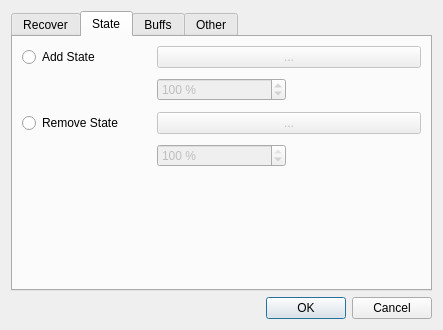
<?xml version="1.0" encoding="UTF-8"?>
<ui version="4.0">
 <class>ItemEffectDialog</class>
 <widget class="QDialog" name="ItemEffectDialog">
  <property name="geometry">
   <rect>
    <x>0</x>
    <y>0</y>
    <width>443</width>
    <height>330</height>
   </rect>
  </property>
  <property name="sizePolicy">
   <sizepolicy hsizetype="Preferred" vsizetype="Minimum">
    <horstretch>0</horstretch>
    <verstretch>0</verstretch>
   </sizepolicy>
  </property>
  <property name="windowTitle">
   <string>Effect</string>
  </property>
  <layout class="QVBoxLayout" name="verticalLayout_5">
   <item>
    <widget class="QTabWidget" name="tabWidget">
     <property name="currentIndex">
      <number>1</number>
     </property>
     <widget class="QWidget" name="recoverTab">
      <attribute name="title">
       <string>Recover</string>
      </attribute>
      <layout class="QVBoxLayout" name="verticalLayout">
       <item>
        <layout class="QGridLayout" name="gridLayout" columnstretch="1,1,1">
         <item row="3" column="2">
          <spacer name="horizontalSpacer_14">
           <property name="orientation">
            <enum>Qt::Orientation::Horizontal</enum>
           </property>
           <property name="sizeHint" stdset="0">
            <size>
             <width>40</width>
             <height>32</height>
            </size>
           </property>
          </spacer>
         </item>
         <item row="4" column="2">
          <spacer name="horizontalSpacer_13">
           <property name="orientation">
            <enum>Qt::Orientation::Horizontal</enum>
           </property>
           <property name="sizeHint" stdset="0">
            <size>
             <width>40</width>
             <height>32</height>
            </size>
           </property>
          </spacer>
         </item>
         <item row="2" column="2">
          <spacer name="horizontalSpacer_15">
           <property name="orientation">
            <enum>Qt::Orientation::Horizontal</enum>
           </property>
           <property name="sizeHint" stdset="0">
            <size>
             <width>40</width>
             <height>32</height>
            </size>
           </property>
          </spacer>
         </item>
         <item row="4" column="1">
          <widget class="QSpinBox" name="gainTPValueSpinBox">
           <property name="enabled">
            <bool>false</bool>
           </property>
           <property name="maximum">
            <number>100</number>
           </property>
          </widget>
         </item>
         <item row="4" column="0">
          <widget class="QRadioButton" name="gainTPRadioButton">
           <property name="text">
            <string>Gain TP</string>
           </property>
           <attribute name="buttonGroup">
            <string notr="true">radioGroup</string>
           </attribute>
          </widget>
         </item>
         <item row="1" column="0">
          <widget class="QLabel" name="label">
           <property name="text">
            <string>+</string>
           </property>
           <property name="alignment">
            <set>Qt::AlignmentFlag::AlignRight|Qt::AlignmentFlag::AlignTrailing|Qt::AlignmentFlag::AlignVCenter</set>
           </property>
          </widget>
         </item>
         <item row="2" column="1">
          <widget class="QSpinBox" name="recoverMPValue1SpinBox">
           <property name="enabled">
            <bool>false</bool>
           </property>
           <property name="suffix">
            <string> %</string>
           </property>
           <property name="maximum">
            <number>100</number>
           </property>
           <property name="value">
            <number>100</number>
           </property>
          </widget>
         </item>
         <item row="1" column="1">
          <widget class="QSpinBox" name="recoverHPValue2SpinBox">
           <property name="enabled">
            <bool>false</bool>
           </property>
           <property name="minimum">
            <number>-100000</number>
           </property>
           <property name="maximum">
            <number>100000</number>
           </property>
          </widget>
         </item>
         <item row="3" column="1">
          <widget class="QSpinBox" name="recoverMPValue2SpinBox">
           <property name="enabled">
            <bool>false</bool>
           </property>
           <property name="minimum">
            <number>-100000</number>
           </property>
           <property name="maximum">
            <number>100000</number>
           </property>
          </widget>
         </item>
         <item row="0" column="1">
          <widget class="QSpinBox" name="recoverHPValue1SpinBox">
           <property name="enabled">
            <bool>false</bool>
           </property>
           <property name="suffix">
            <string> %</string>
           </property>
           <property name="maximum">
            <number>100</number>
           </property>
           <property name="value">
            <number>100</number>
           </property>
          </widget>
         </item>
         <item row="1" column="2">
          <spacer name="horizontalSpacer_16">
           <property name="orientation">
            <enum>Qt::Orientation::Horizontal</enum>
           </property>
           <property name="sizeHint" stdset="0">
            <size>
             <width>40</width>
             <height>32</height>
            </size>
           </property>
          </spacer>
         </item>
         <item row="2" column="0">
          <widget class="QRadioButton" name="recoverMPRadioButton">
           <property name="text">
            <string>Recover MP</string>
           </property>
           <attribute name="buttonGroup">
            <string notr="true">radioGroup</string>
           </attribute>
          </widget>
         </item>
         <item row="3" column="0">
          <widget class="QLabel" name="label_2">
           <property name="text">
            <string>+</string>
           </property>
           <property name="alignment">
            <set>Qt::AlignmentFlag::AlignRight|Qt::AlignmentFlag::AlignTrailing|Qt::AlignmentFlag::AlignVCenter</set>
           </property>
          </widget>
         </item>
         <item row="0" column="0">
          <widget class="QRadioButton" name="recoverHPRadioButton">
           <property name="text">
            <string>Recover HP</string>
           </property>
           <property name="checked">
            <bool>true</bool>
           </property>
           <attribute name="buttonGroup">
            <string notr="true">radioGroup</string>
           </attribute>
          </widget>
         </item>
         <item row="0" column="2">
          <spacer name="horizontalSpacer_17">
           <property name="orientation">
            <enum>Qt::Orientation::Horizontal</enum>
           </property>
           <property name="sizeHint" stdset="0">
            <size>
             <width>40</width>
             <height>32</height>
            </size>
           </property>
          </spacer>
         </item>
         <item row="5" column="0">
          <spacer name="verticalSpacer_2">
           <property name="orientation">
            <enum>Qt::Orientation::Vertical</enum>
           </property>
           <property name="sizeHint" stdset="0">
            <size>
             <width>20</width>
             <height>40</height>
            </size>
           </property>
          </spacer>
         </item>
        </layout>
       </item>
      </layout>
     </widget>
     <widget class="QWidget" name="stateTab">
      <attribute name="title">
       <string>State</string>
      </attribute>
      <layout class="QVBoxLayout" name="verticalLayout_3">
       <item>
        <layout class="QGridLayout" name="gridLayout_2" columnstretch="1,1,1">
         <item row="2" column="1" colspan="2">
          <widget class="SelectorButton" name="removeStateButton">
           <property name="enabled">
            <bool>false</bool>
           </property>
           <property name="text">
            <string>...</string>
           </property>
          </widget>
         </item>
         <item row="0" column="0">
          <widget class="QRadioButton" name="addStateRadioButton">
           <property name="text">
            <string>Add State</string>
           </property>
           <attribute name="buttonGroup">
            <string notr="true">radioGroup</string>
           </attribute>
          </widget>
         </item>
         <item row="1" column="1">
          <widget class="QSpinBox" name="addStateSpinBox">
           <property name="enabled">
            <bool>false</bool>
           </property>
           <property name="suffix">
            <string> %</string>
           </property>
           <property name="maximum">
            <number>1000</number>
           </property>
           <property name="value">
            <number>100</number>
           </property>
          </widget>
         </item>
         <item row="2" column="0">
          <widget class="QRadioButton" name="removeStateRadioButton">
           <property name="text">
            <string>Remove State</string>
           </property>
           <attribute name="buttonGroup">
            <string notr="true">radioGroup</string>
           </attribute>
          </widget>
         </item>
         <item row="1" column="2">
          <spacer name="horizontalSpacer_2">
           <property name="orientation">
            <enum>Qt::Orientation::Horizontal</enum>
           </property>
           <property name="sizeHint" stdset="0">
            <size>
             <width>40</width>
             <height>32</height>
            </size>
           </property>
          </spacer>
         </item>
         <item row="0" column="1" colspan="2">
          <widget class="SelectorButton" name="addStateButton">
           <property name="enabled">
            <bool>false</bool>
           </property>
           <property name="text">
            <string>...</string>
           </property>
          </widget>
         </item>
         <item row="3" column="1">
          <widget class="QSpinBox" name="removeStateSpinBox">
           <property name="enabled">
            <bool>false</bool>
           </property>
           <property name="suffix">
            <string> %</string>
           </property>
           <property name="maximum">
            <number>100</number>
           </property>
           <property name="value">
            <number>100</number>
           </property>
          </widget>
         </item>
         <item row="3" column="2">
          <spacer name="horizontalSpacer_10">
           <property name="orientation">
            <enum>Qt::Orientation::Horizontal</enum>
           </property>
           <property name="sizeHint" stdset="0">
            <size>
             <width>40</width>
             <height>32</height>
            </size>
           </property>
          </spacer>
         </item>
         <item row="4" column="0">
          <spacer name="verticalSpacer_3">
           <property name="orientation">
            <enum>Qt::Orientation::Vertical</enum>
           </property>
           <property name="sizeHint" stdset="0">
            <size>
             <width>20</width>
             <height>40</height>
            </size>
           </property>
          </spacer>
         </item>
        </layout>
       </item>
      </layout>
     </widget>
     <widget class="QWidget" name="buffsTab">
      <attribute name="title">
       <string>Buffs</string>
      </attribute>
      <layout class="QVBoxLayout" name="verticalLayout_4">
       <item>
        <layout class="QGridLayout" name="gridLayout_3" columnstretch="1,1,1">
         <item row="4" column="1" colspan="2">
          <widget class="AttribComboBox" name="removeBuffComboBox">
           <property name="enabled">
            <bool>false</bool>
           </property>
          </widget>
         </item>
         <item row="2" column="1" colspan="2">
          <widget class="AttribComboBox" name="addDebuffComboBox">
           <property name="enabled">
            <bool>false</bool>
           </property>
          </widget>
         </item>
         <item row="0" column="0">
          <widget class="QRadioButton" name="addBuffRadioButton">
           <property name="text">
            <string>Add Buff</string>
           </property>
           <attribute name="buttonGroup">
            <string notr="true">radioGroup</string>
           </attribute>
          </widget>
         </item>
         <item row="3" column="2">
          <widget class="QLabel" name="addDebuffLabel">
           <property name="enabled">
            <bool>false</bool>
           </property>
           <property name="text">
            <string>  turns</string>
           </property>
          </widget>
         </item>
         <item row="5" column="1" colspan="2">
          <widget class="AttribComboBox" name="removeDebuffComboBox">
           <property name="enabled">
            <bool>false</bool>
           </property>
          </widget>
         </item>
         <item row="5" column="0">
          <widget class="QRadioButton" name="removeDebuffRadioButton">
           <property name="text">
            <string>RemoveDebuff</string>
           </property>
           <attribute name="buttonGroup">
            <string notr="true">radioGroup</string>
           </attribute>
          </widget>
         </item>
         <item row="4" column="0">
          <widget class="QRadioButton" name="removeBuffRadioButton">
           <property name="text">
            <string>Remove Buff</string>
           </property>
           <attribute name="buttonGroup">
            <string notr="true">radioGroup</string>
           </attribute>
          </widget>
         </item>
         <item row="2" column="0">
          <widget class="QRadioButton" name="addDebuffRadioButton">
           <property name="text">
            <string>Add Debuff</string>
           </property>
           <attribute name="buttonGroup">
            <string notr="true">radioGroup</string>
           </attribute>
          </widget>
         </item>
         <item row="3" column="1">
          <widget class="QSpinBox" name="addDebuffSpinBox">
           <property name="enabled">
            <bool>false</bool>
           </property>
           <property name="maximum">
            <number>1000</number>
           </property>
          </widget>
         </item>
         <item row="1" column="2">
          <widget class="QLabel" name="addBuffLabel">
           <property name="enabled">
            <bool>false</bool>
           </property>
           <property name="text">
            <string>  turns</string>
           </property>
          </widget>
         </item>
         <item row="1" column="1">
          <widget class="QSpinBox" name="addBuffSpinBox">
           <property name="enabled">
            <bool>false</bool>
           </property>
           <property name="maximum">
            <number>1000</number>
           </property>
          </widget>
         </item>
         <item row="0" column="1" colspan="2">
          <widget class="AttribComboBox" name="addBuffComboBox">
           <property name="enabled">
            <bool>false</bool>
           </property>
          </widget>
         </item>
         <item row="6" column="0">
          <spacer name="verticalSpacer_4">
           <property name="orientation">
            <enum>Qt::Orientation::Vertical</enum>
           </property>
           <property name="sizeHint" stdset="0">
            <size>
             <width>20</width>
             <height>40</height>
            </size>
           </property>
          </spacer>
         </item>
        </layout>
       </item>
      </layout>
     </widget>
     <widget class="QWidget" name="otherTab">
      <attribute name="title">
       <string>Other</string>
      </attribute>
      <layout class="QVBoxLayout" name="verticalLayout_2">
       <item>
        <layout class="QGridLayout" name="gridLayout_4" columnstretch="1,1,1">
         <item row="1" column="1" colspan="2">
          <widget class="AttribComboBox" name="growComboBox">
           <property name="enabled">
            <bool>false</bool>
           </property>
          </widget>
         </item>
         <item row="1" column="0">
          <widget class="QRadioButton" name="growRadioButton">
           <property name="text">
            <string>Grow</string>
           </property>
           <attribute name="buttonGroup">
            <string notr="true">radioGroup</string>
           </attribute>
          </widget>
         </item>
         <item row="4" column="0">
          <widget class="QRadioButton" name="commonEventRadioButton">
           <property name="text">
            <string>Common Event</string>
           </property>
           <attribute name="buttonGroup">
            <string notr="true">radioGroup</string>
           </attribute>
          </widget>
         </item>
         <item row="0" column="0">
          <widget class="QRadioButton" name="specialEffectRadioButton">
           <property name="text">
            <string>Special Effect</string>
           </property>
           <attribute name="buttonGroup">
            <string notr="true">radioGroup</string>
           </attribute>
          </widget>
         </item>
         <item row="2" column="2">
          <spacer name="horizontalSpacer_32">
           <property name="orientation">
            <enum>Qt::Orientation::Horizontal</enum>
           </property>
           <property name="sizeHint" stdset="0">
            <size>
             <width>40</width>
             <height>32</height>
            </size>
           </property>
          </spacer>
         </item>
         <item row="2" column="1">
          <widget class="QSpinBox" name="growSpinBox">
           <property name="enabled">
            <bool>false</bool>
           </property>
           <property name="maximum">
            <number>1000</number>
           </property>
          </widget>
         </item>
         <item row="3" column="0">
          <widget class="QRadioButton" name="learnSkillRadioButton">
           <property name="text">
            <string>Learn Skill</string>
           </property>
           <attribute name="buttonGroup">
            <string notr="true">radioGroup</string>
           </attribute>
          </widget>
         </item>
         <item row="3" column="1" colspan="2">
          <widget class="SelectorButton" name="learnSkillButton">
           <property name="enabled">
            <bool>false</bool>
           </property>
           <property name="text">
            <string>...</string>
           </property>
          </widget>
         </item>
         <item row="4" column="1" colspan="2">
          <widget class="SelectorButton" name="commonEventButton">
           <property name="enabled">
            <bool>false</bool>
           </property>
           <property name="text">
            <string>...</string>
           </property>
          </widget>
         </item>
         <item row="0" column="1" colspan="2">
          <widget class="QComboBox" name="specialEffectComboBox">
           <property name="enabled">
            <bool>false</bool>
           </property>
           <item>
            <property name="text">
             <string>Escape</string>
            </property>
           </item>
          </widget>
         </item>
         <item row="5" column="0">
          <spacer name="verticalSpacer">
           <property name="orientation">
            <enum>Qt::Orientation::Vertical</enum>
           </property>
           <property name="sizeHint" stdset="0">
            <size>
             <width>20</width>
             <height>40</height>
            </size>
           </property>
          </spacer>
         </item>
        </layout>
       </item>
      </layout>
     </widget>
    </widget>
   </item>
   <item>
    <widget class="QDialogButtonBox" name="buttonBox">
     <property name="orientation">
      <enum>Qt::Orientation::Horizontal</enum>
     </property>
     <property name="standardButtons">
      <set>QDialogButtonBox::StandardButton::Cancel|QDialogButtonBox::StandardButton::Ok</set>
     </property>
    </widget>
   </item>
  </layout>
 </widget>
 <customwidgets>
  <customwidget>
   <class>AttribComboBox</class>
   <extends>QComboBox</extends>
   <header>attrib_combo_box.hpp</header>
  </customwidget>
  <customwidget>
   <class>SelectorButton</class>
   <extends>QPushButton</extends>
   <header>selector_button.hpp</header>
  </customwidget>
 </customwidgets>
 <resources/>
 <connections>
  <connection>
   <sender>buttonBox</sender>
   <signal>accepted()</signal>
   <receiver>ItemEffectDialog</receiver>
   <slot>accept()</slot>
   <hints>
    <hint type="sourcelabel">
     <x>248</x>
     <y>254</y>
    </hint>
    <hint type="destinationlabel">
     <x>157</x>
     <y>274</y>
    </hint>
   </hints>
  </connection>
  <connection>
   <sender>buttonBox</sender>
   <signal>rejected()</signal>
   <receiver>ItemEffectDialog</receiver>
   <slot>reject()</slot>
   <hints>
    <hint type="sourcelabel">
     <x>316</x>
     <y>260</y>
    </hint>
    <hint type="destinationlabel">
     <x>286</x>
     <y>274</y>
    </hint>
   </hints>
  </connection>
 </connections>
 <buttongroups>
  <buttongroup name="radioGroup"/>
 </buttongroups>
</ui>
